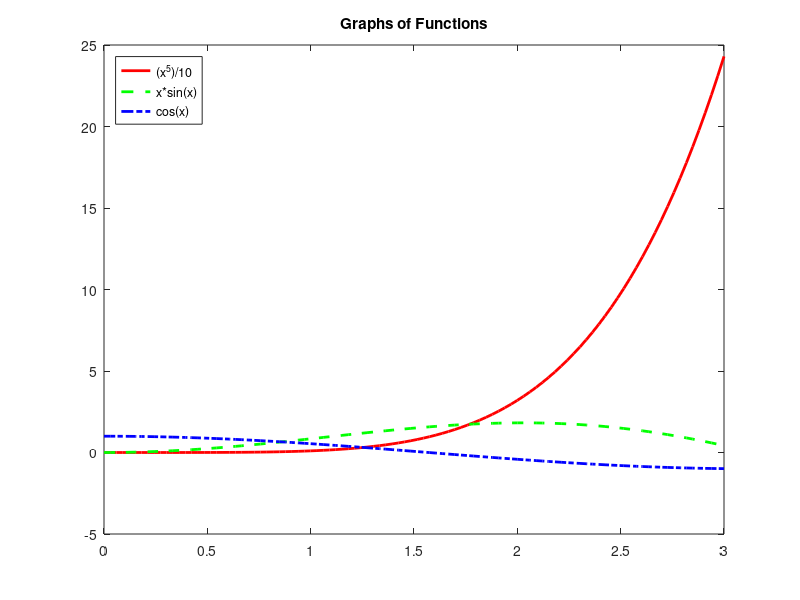
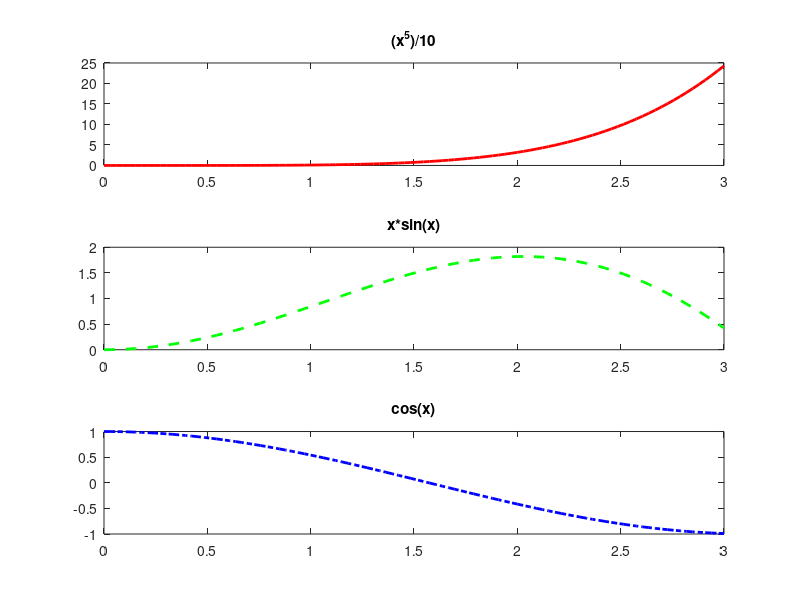

Here is the MATLAB script that generated these plots, in order:
% Define the range of x values
x_values = linspace(0, 3, 100);

% Define the functions
y1 = (x_values.^5)/10;
y2 = x_values .* sin(x_values);
y3 = cos(x_values);

% Plot all functions on the same set of axes
figure;
plot(x_values, y1, 'r-', 'LineWidth', 2, 'DisplayName', '(x^5)/10');
hold on;
plot(x_values, y2, 'g--', 'LineWidth', 2, 'DisplayName', 'x*sin(x)');
plot(x_values, y3, 'b-.', 'LineWidth', 2, 'DisplayName', 'cos(x)');
hold off;

% Add title and legend
title('Graphs of Functions');
legend('Location', 'Northwest');

% Create separate plots in the same window
figure;

subplot(3, 1, 1);
plot(x_values, y1, 'r-', 'LineWidth', 2);
title('(x^5)/10');

subplot(3, 1, 2);
plot(x_values, y2, 'g--', 'LineWidth', 2);
title('x*sin(x)');

subplot(3, 1, 3);
plot(x_values, y3, 'b-.', 'LineWidth', 2);
title('cos(x)');
